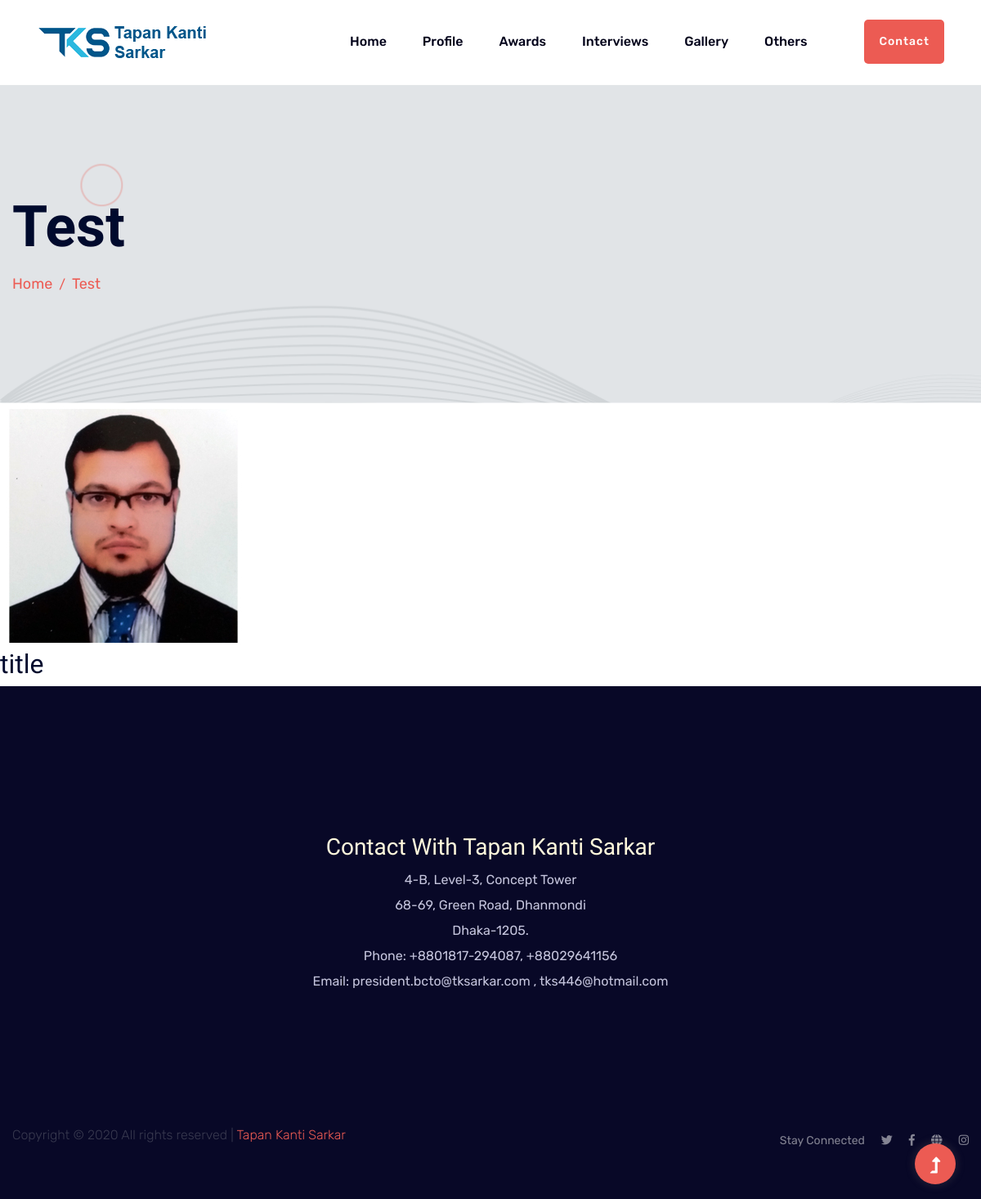
/test, run on the app's committed database.
### app_tks/models.py (models this page shows, shortened)
class TestClassTrial(models.Model):
    title = models.CharField(max_length=50)
    img = models.ImageField(upload_to='test')

### app_tks/views.py (the view)
# urls.py: path('test', views.test, name= 'test'),
def test(request):
    object_tests = TestClassTrial.objects.all()
    return render(request, 'test.html',
    {'object_tests': object_tests}
     )

### Templates/test.html
{% extends 'base.html' %}
{% block content %}
{% load static %}
        <div class="slider-area ">
            <div class="slider-height2 d-flex align-items-center">
                <div class="container">
                    <div class="row">
                        <div class="col-xl-12">
                            <div class="hero-cap">
                                <h2>Test</h2>
                                <nav aria-label="breadcrumb ">
                                    <ol class="breadcrumb">
                                    <li class="breadcrumb-item"><a href="/">Home</a></li>
                                    <li class="breadcrumb-item"><a href="{% url 'test' %}">test</a></li>
                                    </ol>
                                </nav>
                            </div>
                        </div>
                    </div>
                </div>
            </div>
        </div>
        {% for tes_crount in object_tests %}
        <img src="{{ tes_crount.img.url }}" alt="Picture">
        <h2>{{ tes_crount.title }}</h2>
        {% endfor %}
{% endblock %}

### data on the page
TestClassTrial: img (picture), title "title"
